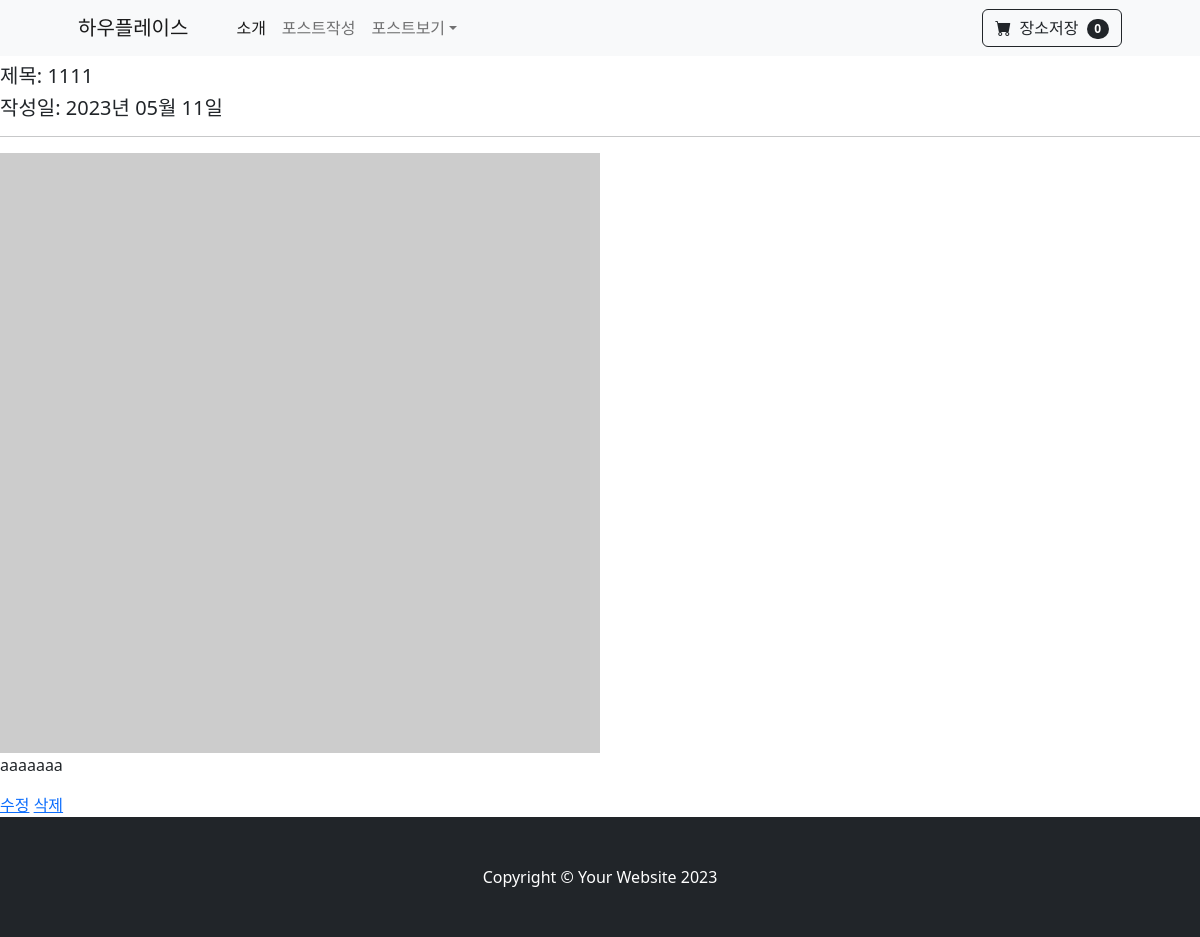
The page /posts/post_detail/1/ on the database as committed earlier.
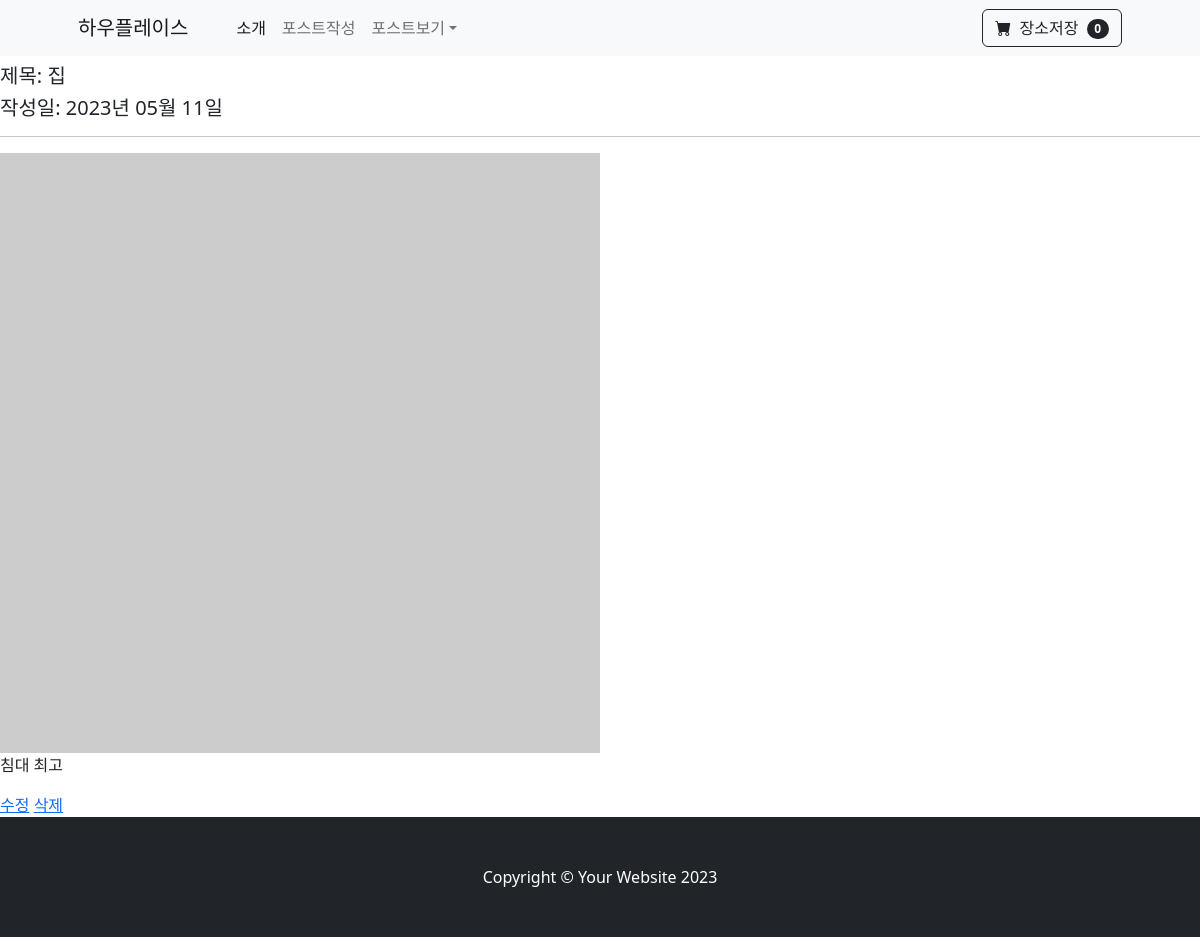
The same page on the database as committed later.
### posts/models.py (models this page shows)
class Post(models.Model) :
    title = models.CharField(verbose_name='제목', max_length=50)
    writer = models.ForeignKey(to=User, on_delete=models.CASCADE, null=True, blank=True)
    image = models.ImageField(verbose_name='썸네일', null=True, blank=True)
    content = models.TextField(verbose_name='내용')
    create_at = models.DateTimeField(verbose_name='작성일', auto_now_add=True)
    like_count = models.IntegerField(verbose_name='평점')
    category = models.TextField(verbose_name='분류', null=True)

### posts/views.py (the view)
# urls.py: path('post_detail/<int:id>/', views.post_detail, name='post_detail'),
def post_detail(request, id):
    try:
        post = Post.objects.get(id=id)
    except Post.DoesNotExist:
        return redirect('index') # 홈으로 redirect
    context = {
        'post' : post,
    }
    return render(request, 'post_detail.html', context)

### posts/templates/post_detail.html (shortened to what this page needs)
{% extends 'base.html' %}
{% block content %}
    <h5>제목: {{post.title}} </h4>
    <h5>작성일: {{post.create_at|date:"Y년 m월 d일"}} </h5>
    <hr>
    {% if post.image %}
        <img src="{{ post.image.url }}" alt=""/>
    {% else %}
    <img src="http://via.placeholder.com/600x600" alt=""/>
    {% endif %}
    <p> {{ post.content }} </p>
    <a href="{% url 'post_update' post.id %}">수정</a>
    <a href="{% url 'post_delete' post.id %}">삭제</a>
{% endblock %}

Rows that differ between the two databases and show on the page:
changed Post: title "1111" → "집"; content "aaaaaaa" → "침대 최고"
